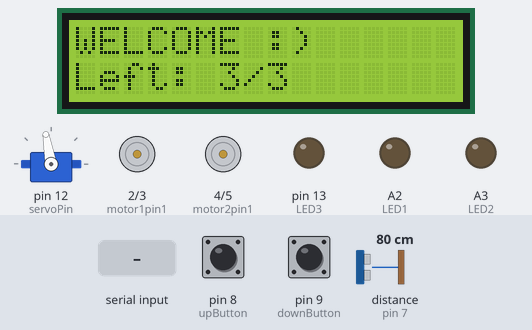
A sketch run on a simulated Arduino Uno, built with avr-gcc and run on an emulated ATmega328P. Parts: 16×2 character LCD, servo, motor-driver pin pairs drawn as motors (green arrow = first pin HIGH = forward, orange = second pin HIGH = backward, longer = more drive), output pins drawn as LEDs (lit = HIGH). Wiring (inferred from the names in the program): ultrasonic range finder: trigger pin 6; echo pin 7; 2 × IR receiver: data pin 10 / data pin 11. Inputs (shaded band) come from the test bench; at power-on: distance to the obstacle (sensor on pin 7) 80 cm, pin 8 (upButton) HIGH, pin 9 (downButton) HIGH. The echo pulse lasts 58.3 µs per cm; pins used as bus, display or sensor lines are not drawn.

Above: at 3.3 s.
3.4 s: "open\n" received over the second serial link
At 5.0 s:
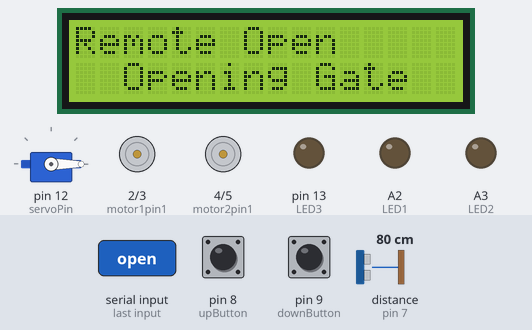
6.4 s: distance to the obstacle (sensor on pin 7) set to 23 cm
9.4 s: distance to the obstacle (sensor on pin 7) set to 19 cm
At 10.2 s:
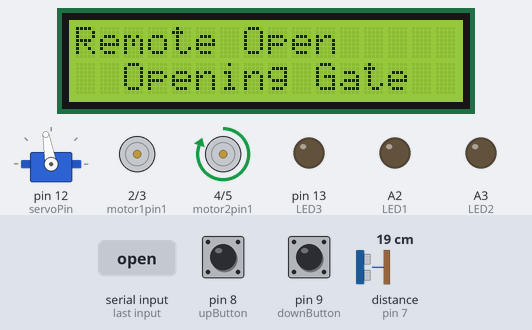
12.4 s: pin 8 (upButton) pulled LOW for 1 s
At 13.8 s:
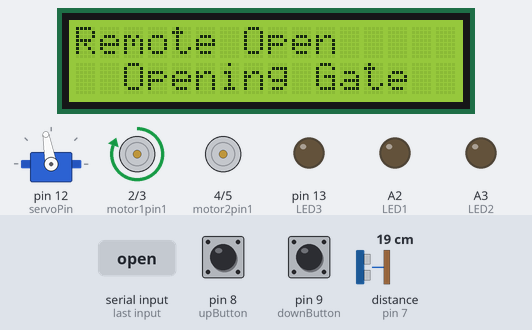
15.5 s: pin 9 (downButton) pulled LOW for 3.2 s
At 18.5 s:
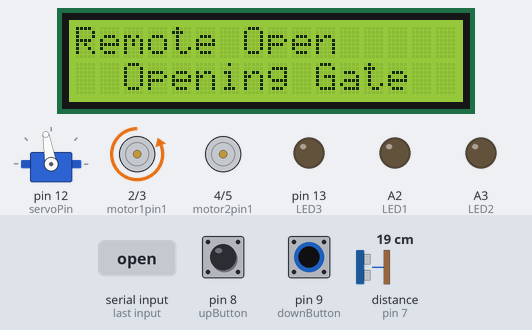
20.2 s: "1on\n" received over the second serial link
At 23.4 s:
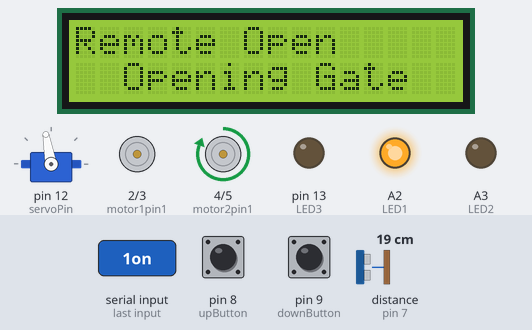
Timing chart, 0 to 29.7 s (numbered marks = the images above; inputs shaded):
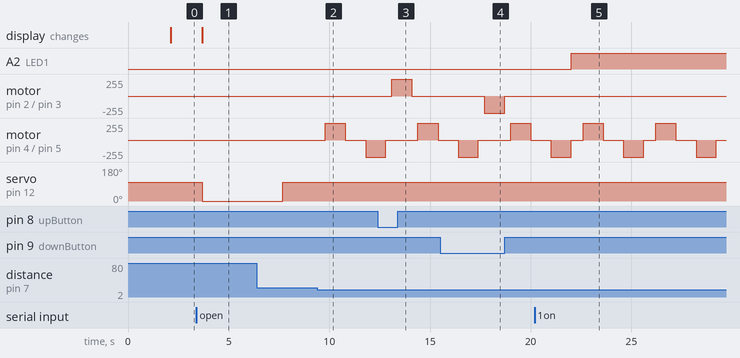

Measured:
- the behaviour switches between 21 and 20 cm on distance to the obstacle (sensor on pin 7) (found by bisection; images 1 and 2)
- after the input at 3.4 s, servo on pin 12 (servoPin): 100° → 0° after 0.28 s; the display: changes after 0.28 s (image 1)
- after the input at 9.4 s, motor on pin 4 (motor2pin1) / pin 5 (motor2pin2): stopped → forward 255/255 after 0.40 s, → stopped 1.0 s later, → backward 255/255 1.0 s later
- after the input at 12.4 s, motor on pin 2 (motor1pin1) / pin 3 (motor1pin2): stopped → forward 255/255 after 0.70 s, → stopped 1.0 s later
- after the input at 15.5 s, motor on pin 2 (motor1pin1) / pin 3 (motor1pin2): stopped → backward 255/255 after 2.2 s, → stopped 1.0 s later
- after the input at 20.2 s, A2 (LED1): LOW → HIGH after 1.8 s

The sketch:

-Smart-Eaes-.ino
```cpp
#include <Wire.h>
#include <LiquidCrystal_I2C.h>
#include <Servo.h>
#include <SoftwareSerial.h>

SoftwareSerial bluetooth(A0, A1);
LiquidCrystal_I2C lcd(0x27, 16, 2);
Servo myservo;

const int IR_IN = 10;
const int IR_OUT = 11;
const int servoPin = 12;

int totalSlots = 3;
int availableSlots = 3;

unsigned long lastTriggerTime = 0;
const unsigned long debounceDelay = 2000;

int motor1pin1 = 2;
int motor1pin2 = 3;
int motor2pin1 = 4;
int motor2pin2 = 5;

int upButton = 8;
int downButton = 9;

int trigPin = 6;
int echoPin = 7;

bool upPressed = false;
bool downPressed = false;

int closeCounter = 0;

#define LED1 A2
#define LED2 A3
#define LED3 13

void setup() {
  Serial.begin(9600);
  bluetooth.begin(9600);
  lcd.init();
  lcd.backlight();

  pinMode(IR_IN, INPUT);
  pinMode(IR_OUT, INPUT);

  myservo.attach(servoPin);
  myservo.write(100);

  lcd.setCursor(0, 0);
  lcd.print("   ARDUINO PARK  ");
  lcd.setCursor(0, 1);
  lcd.print("   WELCOME! :)   ");
  delay(2000);
  lcd.clear();
  displaySlots();

  pinMode(motor1pin1, OUTPUT);
  pinMode(motor1pin2, OUTPUT);
  pinMode(motor2pin1, OUTPUT);
  pinMode(motor2pin2, OUTPUT);

  pinMode(upButton, INPUT_PULLUP);
  pinMode(downButton, INPUT_PULLUP);

  pinMode(trigPin, OUTPUT);
  pinMode(echoPin, INPUT);

  pinMode(LED1, OUTPUT);
  pinMode(LED2, OUTPUT);
  pinMode(LED3, OUTPUT);
}

void loop() {
  int inState = digitalRead(IR_IN);
  int outState = digitalRead(IR_OUT);
  unsigned long currentTime = millis();

  if (inState == LOW && currentTime - lastTriggerTime > debounceDelay) {
    if (availableSlots > 0) {
      availableSlots--;
      openGate("CAR ENTERED");
    } else {
      lcd.clear();
      lcd.setCursor(0, 0);
      lcd.print("   SORRY :(     ");
      lcd.setCursor(0, 1);
      lcd.print("  Parking Full ");
      delay(2000);
    }
    lastTriggerTime = currentTime;
    displaySlots();
  }

  if (outState == LOW && currentTime - lastTriggerTime > debounceDelay) {
    if (availableSlots < totalSlots) {
      availableSlots++;
      openGate("CAR EXITED");
    }
    lastTriggerTime = currentTime;
    displaySlots();
  }

  if (digitalRead(upButton) == LOW && !upPressed) {
    upPressed = true;
    moveUp();
  }
  if (digitalRead(downButton) == LOW && !downPressed) {
    downPressed = true;
    moveDown();
  }
  if (digitalRead(upButton) == HIGH) upPressed = false;
  if (digitalRead(downButton) == HIGH) downPressed = false;

  long duration, distance;
  digitalWrite(trigPin, LOW); delayMicroseconds(2);
  digitalWrite(trigPin, HIGH); delayMicroseconds(10);
  digitalWrite(trigPin, LOW);
  duration = pulseIn(echoPin, HIGH);
  distance = duration * 0.034 / 2;

  if (distance > 0 && distance < 20) closeCounter++;
  else closeCounter = 0;

  if (closeCounter >= 2) {
    openDoor();
    closeCounter = 0;
  }

  if (bluetooth.available()) {
    String command = bluetooth.readStringUntil('\n');
    command.trim();

    if (command == "open") {
      openGate("Remote Open");
    } else if (command == "up") {
      moveUp();
    } else if (command == "down") {
      moveDown();
    } else if (command == "door") {
      openDoor();
    } else if (command == "1on") digitalWrite(LED1, HIGH);
    else if (command == "1off") digitalWrite(LED1, LOW);
    else if (command == "2on") digitalWrite(LED2, HIGH);
    else if (command == "2off") digitalWrite(LED2, LOW);
    else if (command == "3on") digitalWrite(LED3, HIGH);
    else if (command == "3off") digitalWrite(LED3, LOW);
    else if (command == "allon") {
      digitalWrite(LED1, HIGH);
      digitalWrite(LED2, HIGH);
      digitalWrite(LED3, HIGH);
    }
    else if (command == "alloff") {
      digitalWrite(LED1, LOW);
      digitalWrite(LED2, LOW);
      digitalWrite(LED3, LOW);
    }
  }

  delay(300);
}

void openGate(String msg) {
  lcd.clear();
  lcd.setCursor(0, 0);
  lcd.print(msg);
  lcd.setCursor(0, 1);
  lcd.print("  Opening Gate  ");
  myservo.write(0);
  delay(4000);
  myservo.write(100);
}

void displaySlots() {
  lcd.clear();
  lcd.setCursor(0, 0);
  lcd.print("WELCOME :)");
  lcd.setCursor(0, 1);
  lcd.print("Left: ");
  lcd.print(availableSlots);
  lcd.print("/");
  lcd.print(totalSlots);
}

void moveUp() {
  digitalWrite(motor1pin1, HIGH);
  digitalWrite(motor1pin2, LOW);
  delay(1000);
  stopElevator();
}

void moveDown() {
  digitalWrite(motor1pin1, LOW);
  digitalWrite(motor1pin2, HIGH);
  delay(1000);
  stopElevator();
}

void stopElevator() {
  digitalWrite(motor1pin1, LOW);
  digitalWrite(motor1pin2, LOW);
}

void openDoor() {
  digitalWrite(motor2pin1, HIGH);
  digitalWrite(motor2pin2, LOW);
  delay(1000);
  digitalWrite(motor2pin1, LOW);
  digitalWrite(motor2pin2, LOW);
  delay(1000);
  digitalWrite(motor2pin1, LOW);
  digitalWrite(motor2pin2, HIGH);
  delay(1000);
  digitalWrite(motor2pin1, LOW);
  digitalWrite(motor2pin2, LOW);
}
```
